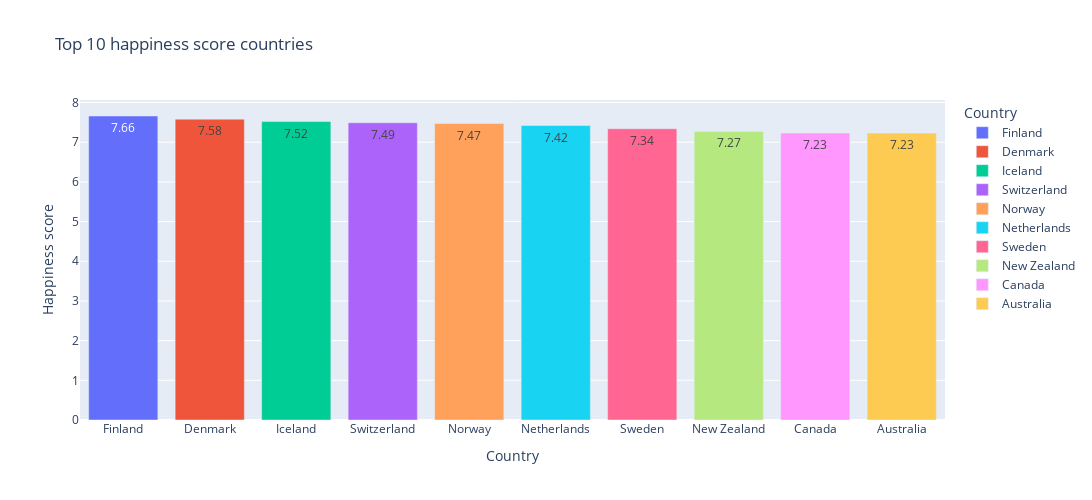

The notebook cell this image was saved under:
### Markdown cell above
The least happiest 10 countries are all in Africa and the Middle East(Except Afghanistan which is in South Asia).

### Code cell
plotly_bars(Happiest10, Happiest10['country'], Happiest10['happiness_score'].round(2), 'Top 10 happiness score countries', Happiest10['country'], 'Country', 'Happiness score')

### Figure 1 — Plotly figure (JSON) as saved in the notebook; plotly's stock layout.template omitted (floating-point values rounded to 4 significant figures)
{"data": [{"alignmentgroup": "True", "hovertemplate": "Country=%{x}<br>Happiness score=%{y}<extra></extra>", "legendgroup": "Finland", "marker": {"color": "#636efa", "pattern": {"shape": ""}}, "name": "Finland", "offsetgroup": "Finland", "orientation": "v", "showlegend": true, "textposition": "auto", "texttemplate": "%{y}", "type": "bar", "x": ["Finland"], "xaxis": "x", "y": [7.66], "yaxis": "y"}, {"alignmentgroup": "True", "hovertemplate": "Country=%{x}<br>Happiness score=%{y}<extra></extra>", "legendgroup": "Denmark", "marker": {"color": "#EF553B", "pattern": {"shape": ""}}, "name": "Denmark", "offsetgroup": "Denmark", "orientation": "v", "showlegend": true, "textposition": "auto", "texttemplate": "%{y}", "type": "bar", "x": ["Denmark"], "xaxis": "x", "y": [7.58], "yaxis": "y"}, {"alignmentgroup": "True", "hovertemplate": "Country=%{x}<br>Happiness score=%{y}<extra></extra>", "legendgroup": "Iceland", "marker": {"color": "#00cc96", "pattern": {"shape": ""}}, "name": "Iceland", "offsetgroup": "Iceland", "orientation": "v", "showlegend": true, "textposition": "auto", "texttemplate": "%{y}", "type": "bar", "x": ["Iceland"], "xaxis": "x", "y": [7.52], "yaxis": "y"}, {"alignmentgroup": "True", "hovertemplate": "Country=%{x}<br>Happiness score=%{y}<extra></extra>", "legendgroup": "Switzerland", "marker": {"color": "#ab63fa", "pattern": {"shape": ""}}, "name": "Switzerland", "offsetgroup": "Switzerland", "orientation": "v", "showlegend": true, "textposition": "auto", "texttemplate": "%{y}", "type": "bar", "x": ["Switzerland"], "xaxis": "x", "y": [7.49], "yaxis": "y"}, {"alignmentgroup": "True", "hovertemplate": "Country=%{x}<br>Happiness score=%{y}<extra></extra>", "legendgroup": "Norway", "marker": {"color": "#FFA15A", "pattern": {"shape": ""}}, "name": "Norway", "offsetgroup": "Norway", "orientation": "v", "showlegend": true, "textposition": "auto", "texttemplate": "%{y}", "type": "bar", "x": ["Norway"], "xaxis": "x", "y": [7.47], "yaxis": "y"}, {"alignmentgroup": "True", "hovertemplate": "Country=%{x}<br>Happiness score=%{y}<extra></extra>", "legendgroup": "Netherlands", "marker": {"color": "#19d3f3", "pattern": {"shape": ""}}, "name": "Netherlands", "offsetgroup": "Netherlands", "orientation": "v", "showlegend": true, "textposition": "auto", "texttemplate": "%{y}", "type": "bar", "x": ["Netherlands"], "xaxis": "x", "y": [7.42], "yaxis": "y"}, {"alignmentgroup": "True", "hovertemplate": "Country=%{x}<br>Happiness score=%{y}<extra></extra>", "legendgroup": "Sweden", "marker": {"color": "#FF6692", "pattern": {"shape": ""}}, "name": "Sweden", "offsetgroup": "Sweden", "orientation": "v", "showlegend": true, "textposition": "auto", "texttemplate": "%{y}", "type": "bar", "x": ["Sweden"], "xaxis": "x", "y": [7.34], "yaxis": "y"}, {"alignmentgroup": "True", "hovertemplate": "Country=%{x}<br>Happiness score=%{y}<extra></extra>", "legendgroup": "New Zealand", "marker": {"color": "#B6E880", "pattern": {"shape": ""}}, "name": "New Zealand", "offsetgroup": "New Zealand", "orientation": "v", "showlegend": true, "textposition": "auto", "texttemplate": "%{y}", "type": "bar", "x": ["New Zealand"], "xaxis": "x", "y": [7.27], "yaxis": "y"}, {"alignmentgroup": "True", "hovertemplate": "Country=%{x}<br>Happiness score=%{y}<extra></extra>", "legendgroup": "Canada", "marker": {"color": "#FF97FF", "pattern": {"shape": ""}}, "name": "Canada", "offsetgroup": "Canada", "orientation": "v", "showlegend": true, "textposition": "auto", "texttemplate": "%{y}", "type": "bar", "x": ["Canada"], "xaxis": "x", "y": [7.23], "yaxis": "y"}, {"alignmentgroup": "True", "hovertemplate": "Country=%{x}<br>Happiness score=%{y}<extra></extra>", "legendgroup": "Australia", "marker": {"color": "#FECB52", "pattern": {"shape": ""}}, "name": "Australia", "offsetgroup": "Australia", "orientation": "v", "showlegend": true, "textposition": "auto", "texttemplate": "%{y}", "type": "bar", "x": ["Australia"], "xaxis": "x", "y": [7.23], "yaxis": "y"}], "layout": {"barmode": "relative", "height": 500, "legend": {"title": {"text": "Country"}, "tracegroupgap": 0}, "title": {"text": "Top 10 happiness score countries"}, "width": 1400, "xaxis": {"anchor": "y", "categoryarray": ["Finland", "Denmark", "Iceland", "Switzerland", "Norway", "Netherlands", "Sweden", "New Zealand", "Canada", "Australia"], "categoryorder": "array", "domain": [0, 1], "title": {"text": "Country"}}, "yaxis": {"anchor": "x", "domain": [0, 1], "title": {"text": "Happiness score"}}}}
